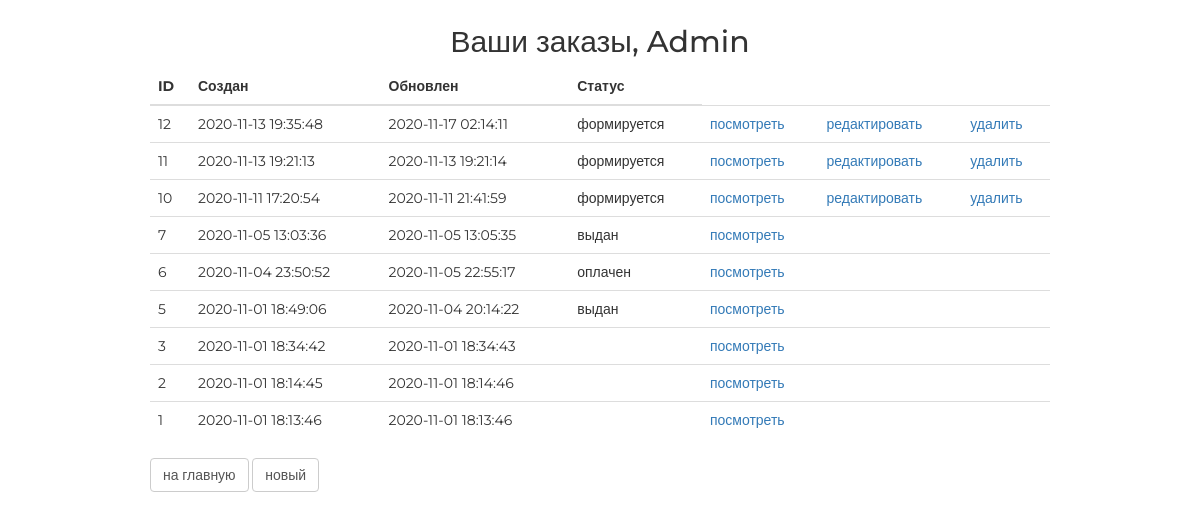
Before: /order/ (signed in) with the older database file.
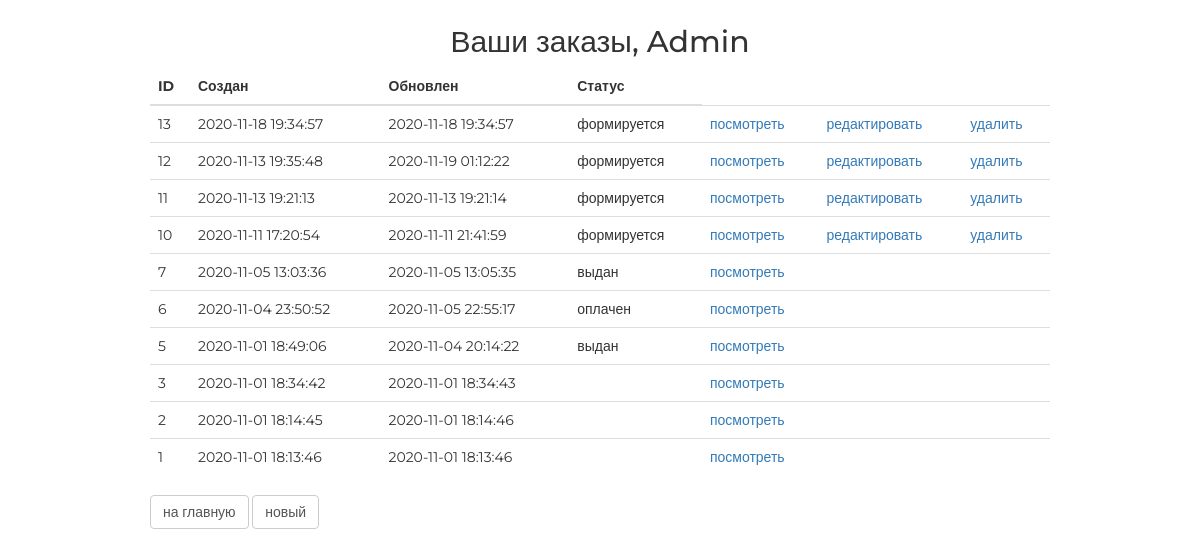
After: the same page with the newer database file.
### orderapp/models.py (models this page shows, shortened)
class Order(models.Model):
    FORMING = 'FM'
    SENT_TO_PROCESSING = 'STP'
    PROCESSED = 'PRD'
    PAID = 'PD'
    READY = 'RDY'
    DONE = 'DN'
    CANCELLED = 'CNC'
    ORDER_STATUSES = (
        (FORMING, 'формируется'),
        (SENT_TO_PROCESSING, 'отправлен в обработку'),
        (PROCESSED, 'обработан'),
        (PAID, 'оплачен'),
        (READY, 'готов к выдаче'),
        (DONE, 'выдан'),
        (CANCELLED, 'отменен'),
    )
    user = models.ForeignKey(settings.AUTH_USER_MODEL, on_delete=models.CASCADE, verbose_name='пользователь')
    created = models.DateTimeField(auto_now_add=True, verbose_name='дата создания')
    updated = models.DateTimeField(auto_now=True, verbose_name='дата изменения')
    status = models.CharField(max_length=3, choices=ORDER_STATUSES, default=FORMING, verbose_name='статус заказа')
    is_active = models.BooleanField(db_index=True, default=True, verbose_name='активен')
    class Meta:
        ordering = ('-created',)
        verbose_name = 'заказ'
        verbose_name_plural = 'заказы'

### orderapp/views.py (the view)
# urls.py: path('', orderapp.OrderList.as_view(), name='orders_list'),
class OrderList(ListView):
    model = Order
    def get_queryset(self):
        return Order.objects.filter(user=self.request.user).select_related()
    @method_decorator(login_required())
    def dispatch(self, *args, **kwargs):
        return super(ListView, self).dispatch(*args, **kwargs)
    def get_context_data(self, **kwargs):
        context = super().get_context_data(**kwargs)
        context['title'] = 'заказы'
        return context

### mainapp/context_processors.py (called while the page is built)
def basket(request):
    basket_items = []
    if request.user.is_authenticated:
        basket_items = request.user.basket.select_related()
    return {
        'basket': basket_items
    }

### orderapp/templates/orderapp/order_list.html
{% extends 'orderapp/base.html' %}
{% load static %}
{% block content %}
    <div class="h2 text-center head">
        Ваши заказы,
        {% if user.first_name %}
            {{ user.first_name|title }}
        {% else %}
            Пользователь
        {% endif %}
    </div>
    <table class="table order_list">
        <thead>
        <tr>
            <th>ID</th>
            <th>Создан</th>
            <th>Обновлен</th>
            <th>Статус</th>
        </tr>
        </thead>
        <tbody>
        {% for item in object_list %}
            {% if item.is_active %}
                <tr>
                    <td class="td1 order_list">{{ item.pk }}</td>
                    <td>{{ item.created|date:"Y-m-d H:i:s" }}</td>
                    <td>{{ item.updated|date:"Y-m-d H:i:s" }}</td>
                    <td>{{ item.get_status_display }}</td>
                    <td>
                        <a href="{% url 'orderapp:order_read' item.pk %}">
                            посмотреть
                        </a>
                    </td>
                    <td>
                        {% if item.status == 'FM' %}
                            <a href="{% url 'orderapp:order_update' item.pk %}">
                                редактировать
                            </a>
                        {% endif %}
                    </td>
                    <td>
                        {% if item.status == 'FM' %}
                            <a href="{% url 'orderapp:order_delete' item.pk %}">
                                удалить
                            </a>
                        {% endif %}
                    </td>
                </tr>
            {% endif %}
        {% endfor %}
        </tbody>
    </table>
    <button class="btn btn-default btn-round">
        <a href="{% url 'main' %}">
            на главную
        </a>
    </button>
    <button class="btn btn-default btn-round">
        <a href="{% url 'orderapp:order_create' %}">
            новый
        </a>
    </button>
{% endblock %}

Changed rows visible on the page:
added Order: pk "13", created "2020-11-18 19:34:57", updated "2020-11-18 19:34:57", status "формируется", shows "редактировать", shows "удалить"
changed Order id 12: updated "2020-11-17 02:14:11" → "2020-11-19 01:12:22"
